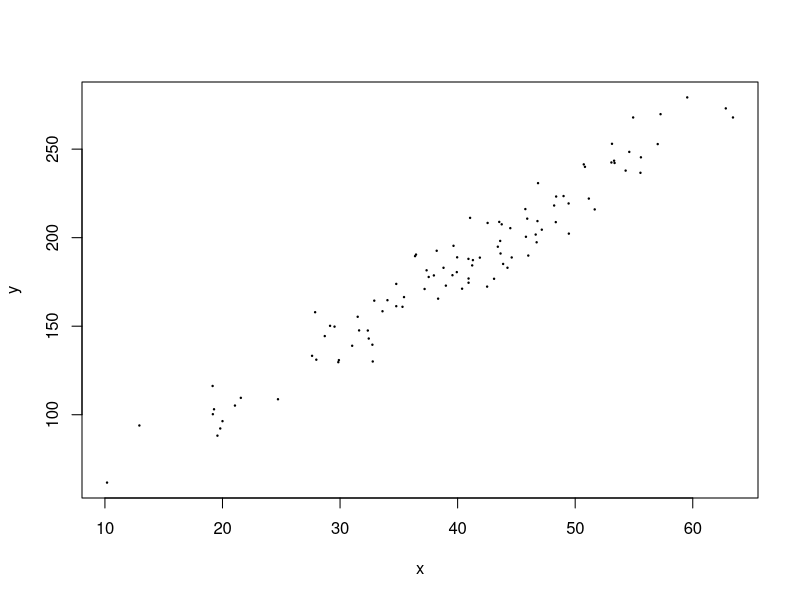

Recreate this plot in R.

###########################
#                         #
#   Team Assignment 1     #
#                         #
###########################

## Please submit one set of answers per team.            ##
## Your answers may be submitted as an annotated R file. ##
###########################################################

#   Team 2     
#   Hampton Leonard, hll4ce
#   Tyler Worthington, tjw4ry
#   Andrew Pomykalski, ajp5sb
#   Tianye Song, ts7fx


## Start with given x-values
x <- read.table("teamassign01data.txt")[,1]
x

## Generate corresponding y-values according to the model y ~ 25 + 4x + e, where e~N(0,var=12^2)
y <- 25 + 4*x + rnorm(100, mean=0, sd = 12)
y
## Plot the relationship
plot(x,y, pch=20, cex=0.3)


#################
## Question 1: ##
#################

# Using the (x,y) from above, generate a linear model. 

df = data.frame(x,y)
bp.lm <- lm(y~x, data=df)

#   (a) Report the coefficients hat(beta_0) and hat(beta_1).

b0hat = coef(bp.lm)[1]
b1hat = coef(bp.lm)[2]

#   (b) Report the predicted value of y for x=18.

y_pred <- b0hat + b1hat * 18

#   (c) Report MS_Res.

anova(bp.lm)$`Mean Sq`[2]


#################
## Question 2: ##
#################

# Generate the linear model requested in Question 1 1000 times. 
# Create a new vector of y-values for each repetition.

# initiate two vectors to keep track of b0hat and b1hat values for each linear model
b0vec<-vector()
b1vec<-vector()
lm.list <- list()
for (i in 1:1000){
  # for each iteration, create a new vector of y-values & generate a new linear model
  ytemp <- 25 + 4*x + rnorm(100, mean=0, sd = 12)
  dftemp <- data.frame(x,ytemp)
  lm.temp <- lm(ytemp~x, data=dftemp)
  # store coefficients of each linear model into corresponding location in vectors initiated outside of this for loop
  b0vec[i] = coef(lm.temp)[1]
  b1vec[i] = coef(lm.temp)[2]
  lm.list[[i]] = lm.temp
}
#
#   (a) Determine and report the mean and variance of the generated coefficients.
mean(b0vec)
# 24.99197
mean(b1vec)
# 4.000139
var(b0vec)
# 21.53321
var(b1vec)
# 0.01246831

#   (b) Based on theoretical considerations, what should the mean and variance of the  
#       generated coefficients be? Explain your answer.

# b0hat and b1hat are least square estimators of the parameters of the true regression model.
# They are also unbiased estimators of the model parameters B0 and B1
# Thus, theoretically, the mean of the generated coefficients should be the true values of the coefficients
# of the population regression model, which means:
#     E{B1hat} = B1 & E{B0hat} = B0

# As for Var{B1hat} & Var{B0hat}, according to the Gauss-Markov Theorem, the least squares estimators have
# minimum variance when compared with all other unbiased estimators. Thus, the variances of B1hat and B0hat
# are minimum, hence they are the best linear unbiased estimators.


#   (c) Find a 95% confidence interval centered at each coefficient. Determine and report  
#       the percentage of intervals that contain the true value of the coefficient. 
#       What should the percentage be?
CIs<-lapply(lm.list, confint)
b0tf <- vector()
b1tf <- vector()

# for each CI, 
for (i in 1:1000){
  if (CIs[[i]][1,1]<=25 & 25<=CIs[[i]][1,2])
    b0tf[i] <- TRUE
  else
    b0tf[i] <- FALSE
  if (CIs[[i]][2,1]<=4 & 4<=CIs[[i]][2,2])
    b1tf[i] <- TRUE
  else
    b1tf[i] <- FALSE
}

sum(b0tf)/1000
# Our answer: 0.95

sum(b1tf)/1000
# Our answer: 0.938

# Both of the percentages should be 95%.
# If repeated samples are taken on a certain population, 
# for 95% of the times, the poplulation mean of the coefficients should fall 
# within the limits of a 95% confidence interval.

#   (d) Carry out the hypothesis test H0: beta_1 = 4 vs H1: beta_1 not= 4 at a 5% significance level. 
#       Determine and report the proportion of times that the null hypothesis is rejected, 
#       implying that beta_1 not= 4.
testtf <- vector()
for (i in 1:1000){
se<-summary(lm.list[[i]])$coef[[4]]
tzero<-abs((b1vec[i]-4)/se)
tval<-abs(qt(.025,98))
testtf[i] <- tzero>tval #if true then reject null hypothesis
}

sum(testtf)/1000
# Our answer: 0.062
# This result signifies that for 6.2% of the times, we reject null hypothesis of beta_1 = 4.

#   (e) For each set of coefficients, find a 95% confidence interval for the mean
#       response associated with x = 18. Determine and report the percentage of your
#       intervals that contain the true value. What should the percentage be?
tfe <- vector()
for (i in 1:1000){
  tempCI <- predict(lm.list[[i]],data.frame(x = 18),interval="confidence")
  if(tempCI[1,2]<=97 & 97<= tempCI[1,3])
    tfe[i] <- TRUE
  else
    tfe[i]<-FALSE
}

sum(tfe)/1000
# Our answer: 0.952 
# The percentage should be 95%.
# If repeated samples are taken on a certain population, 
# for 95% of the times, the poplulation mean of the coefficients should fall 
# within the limits of a 95% confidence interval.

#   (f) For each estimated mean response from part (e), find a corresponding
#       95% prediction interval for the response y. 

#       Generate one random response y based 
#       on the true model. Determine and report the percentage of intervals that contain the response.
#       What should the percentage be?
tff <- vector()
for (i in 1:1000){
  tempPI <- predict(lm.list[[i]],data.frame(x = 18),interval="prediction")
  yrand <- 25 + 4*18 + rnorm(1, mean=0, sd = 12)
  if(tempPI[1,2]<= yrand & yrand<= tempPI[1,3])
    tff[i] <- TRUE
  else
    tff[i]<-FALSE
}
sum(tff)/1000
# Our answer: 0.956
# The percentage should be 95%.
# Given a certain x value, for 95% of the times, 
# future observations of y should fall within the limits of a 95% prediction interval.

#   (g) Find and report a 95% confidence interval for sigma^2 by finding the 2.5th and 97.5th 
#       percentiles of the generated values of MS_Res to give the lower and upper confidence limits.
reslist <- vector()
for (i in 1:1000){
  reslist[i] <- anova(lm.list[[i]])$`Mean Sq`[2]
}
quantile(reslist, c(.025, .975)) 
#     2.5%    97.5% 
# 106.2776 190.6134 
